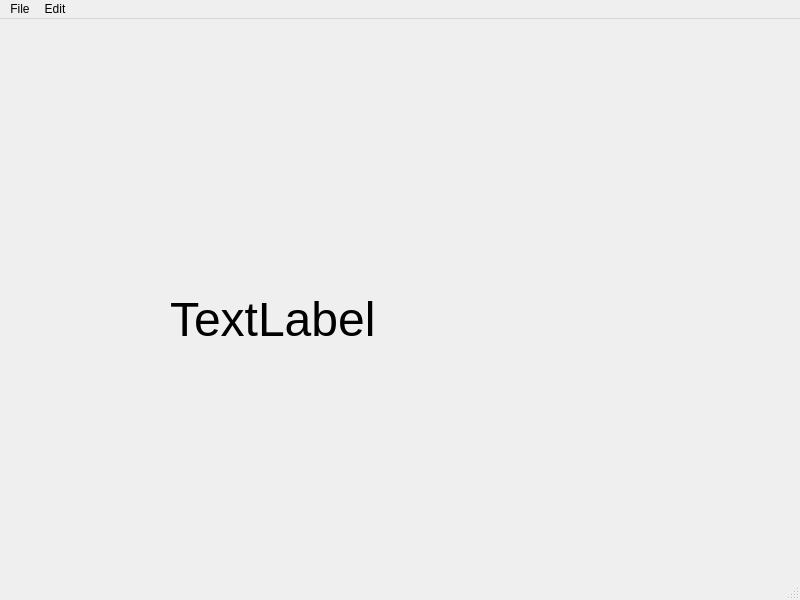
<?xml version="1.0" encoding="UTF-8"?>
<ui version="4.0">
 <class>MainWindow</class>
 <widget class="QMainWindow" name="MainWindow">
  <property name="geometry">
   <rect>
    <x>0</x>
    <y>0</y>
    <width>800</width>
    <height>600</height>
   </rect>
  </property>
  <property name="windowTitle">
   <string>MainWindow</string>
  </property>
  <widget class="QWidget" name="centralwidget">
   <widget class="QLabel" name="label">
    <property name="geometry">
     <rect>
      <x>170</x>
      <y>200</y>
      <width>321</width>
      <height>201</height>
     </rect>
    </property>
    <property name="font">
     <font>
      <pointsize>36</pointsize>
     </font>
    </property>
    <property name="text">
     <string>TextLabel</string>
    </property>
   </widget>
  </widget>
  <widget class="QMenuBar" name="menubar">
   <property name="geometry">
    <rect>
     <x>0</x>
     <y>0</y>
     <width>800</width>
     <height>21</height>
    </rect>
   </property>
   <widget class="QMenu" name="menuFile">
    <property name="title">
     <string>File</string>
    </property>
    <addaction name="actionNew"/>
    <addaction name="actionOpen"/>
    <addaction name="actionSave"/>
   </widget>
   <widget class="QMenu" name="menuEdit">
    <property name="title">
     <string>Edit</string>
    </property>
    <addaction name="actionCopy"/>
    <addaction name="actionCut"/>
    <addaction name="actionPaste"/>
   </widget>
   <addaction name="menuFile"/>
   <addaction name="menuEdit"/>
  </widget>
  <widget class="QStatusBar" name="statusbar"/>
  <action name="actionNew">
   <property name="text">
    <string>New</string>
   </property>
   <property name="statusTip">
    <string>Create a new file</string>
   </property>
   <property name="shortcut">
    <string>Ctrl+N</string>
   </property>
  </action>
  <action name="actionOpen">
   <property name="text">
    <string>Open</string>
   </property>
  </action>
  <action name="actionCopy">
   <property name="text">
    <string>Copy</string>
   </property>
   <property name="statusTip">
    <string>Copy a file</string>
   </property>
   <property name="shortcut">
    <string>Ctrl+C</string>
   </property>
  </action>
  <action name="actionCut">
   <property name="text">
    <string>Cut</string>
   </property>
  </action>
  <action name="actionPaste">
   <property name="text">
    <string>Paste</string>
   </property>
   <property name="statusTip">
    <string>Paste a file</string>
   </property>
   <property name="shortcut">
    <string>Ctrl+V</string>
   </property>
  </action>
  <action name="actionSave">
   <property name="text">
    <string>Save</string>
   </property>
   <property name="statusTip">
    <string>Save a file</string>
   </property>
   <property name="shortcut">
    <string>Ctrl+S</string>
   </property>
  </action>
 </widget>
 <resources/>
 <connections/>
</ui>
